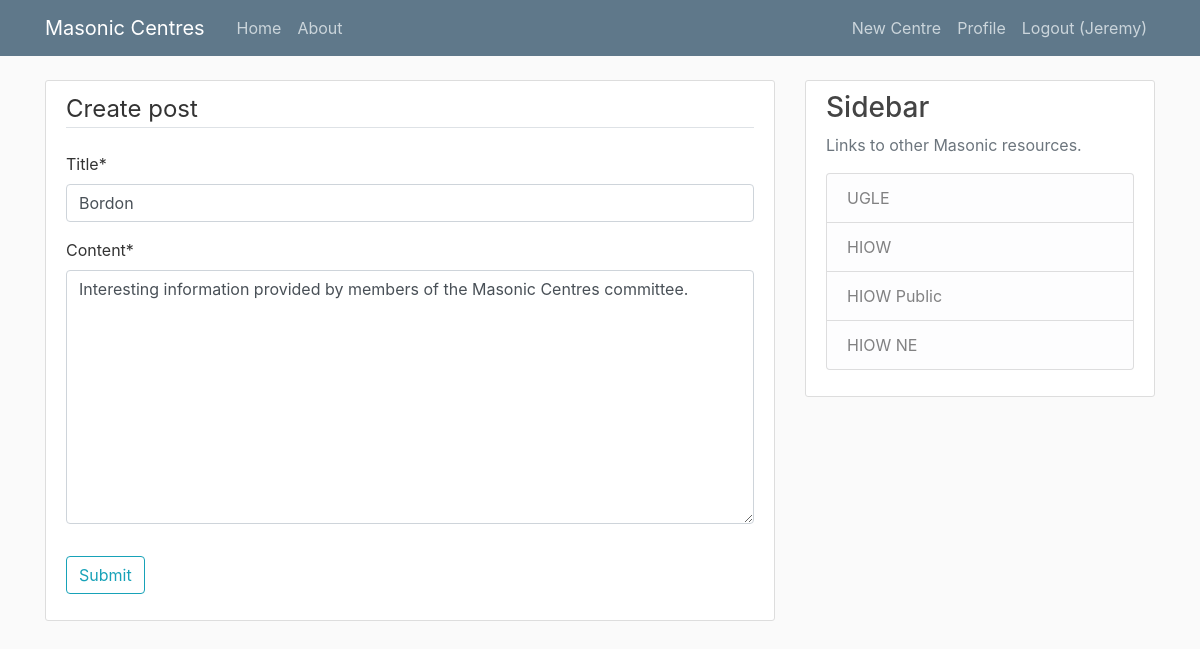
Page /post/2/update/ (signed in) on the committed database.
### blog/models.py (models this page shows, shortened)
class Post(models.Model):
    title = models.CharField(max_length=100)
    content = models.TextField()
    date_posted = models.DateTimeField(default=timezone.now)
    update_posted = models.DateTimeField(auto_now=True)
    author = models.ForeignKey(User, on_delete=models.CASCADE)

### blog/views.py (the view, shortened to what this page needs)
# urls.py: path('post/<int:pk>/update/', PostUpdateView.as_view(), name='post-update'),
class PostUpdateView(LoginRequiredMixin, UserPassesTestMixin, UpdateView):
    model = Post
    fields = ['title', 'content']
    def test_func(self):
        post = self.get_object()
        if self.request.user == post.author:
            return True
        return False

### blog/templates/blog/post_form.html (shortened to what this page needs)
{% extends "blog/base.html" %}
{% load crispy_forms_tags %}
{% block content %}
    <div class="content-section">
        <form method="POST">
            <fieldset class="form-group">
                <legend class="border-bottom mb-4">
                    Create post
                </legend>
                {{ form|crispy }}
            </fieldset>
            <div class="form-group">
                <button class="btn btn-outline-info" type="submit">Submit</button>
             </div>
        </form>
    </div>
{% endblock content %}

### blog/templates/blog/base.html (shortened to what this page needs)
{% load static %}
<!DOCTYPE html>
<html>
    <head>
        <link rel="stylesheet" href="https://maxcdn.bootstrapcdn.com/bootstrap/4.0.0/css/bootstrap.min.css">
        <link rel="stylesheet" type="text/css" href="{% static 'blog/main.css' %}">
    </head>
    <body>
        <header class="site-header">
            <nav class="navbar navbar-expand-md navbar-dark bg-steel fixed-top">
                <div class="container">
                    <a class="navbar-brand mr-4" href="{% url 'blog-home' %}">Masonic Centres</a>
                    <div class="collapse navbar-collapse" id="navbarToggle">
                        <div class="navbar-nav mr-auto">
                            <a class="nav-item nav-link" href="{% url 'blog-home' %}">Home</a>
                            <a class="nav-item nav-link" href="{% url 'blog-about' %}">About</a>
                        </div>
                        <div class="navbar-nav">
                            {% if user.is_authenticated %}
                                <a class="nav-item nav-link" href="{% url 'post-create' %}">New Centre</a>
                                <a class="nav-item nav-link" href="{% url 'profile' %}">Profile</a>
                                <a class="nav-item nav-link" href="{% url 'logout' %}">Logout ({{ user.username }})</a>
                            {% else %}
                                <a class="nav-item nav-link" href="{% url 'login' %}">Login</a>
                                <a class="nav-item nav-link" href="{% url 'register' %}">Register</a>
                            {% endif %}
                        </div>
                    </div>
                </div>
            </nav>
        </header>
        <main role="main" class="container">
            <div class="row">
                <div class="col-md-8">
                    {% block content %}{% endblock %}
                </div>
                <div class="col-md-4">
                    <div class="content-section">
                        <h3>Sidebar</h3>
                        <p class='text-muted'>Links to other Masonic resources.
                            <ul class="list-group">
                                <li class="list-group-item list-group-item-light">UGLE</li>
                                <li class="list-group-item list-group-item-light">HIOW</li>
                                <li class="list-group-item list-group-item-light">HIOW Public</li>
                                <li class="list-group-item list-group-item-light">HIOW NE</li>
                            </ul>
                        </p>
                    </div>
                </div>
            </div>
        </main>
    </body>
</html>

### blog/static/blog/main.css (style rules this page uses)
body { background: #fafafa; color: #333333; margin-top: 5rem; }
h1, h2, h3, h4, h5, h6 { color: #444444; }
ul { margin: 0; }
.bg-steel { background-color: #5f788a; }
.site-header .navbar-nav .nav-link { color: #cbd5db; }
.content-section { background: #ffffff; padding: 10px 20px; border: 1px solid #dddddd; border-radius: 3px; margin-bottom: 20px; }

### rows in the picture
Post: title "Bordon", content "Interesting information provided by members of the Masonic Centres committee."

### other values in the picture
{{ user.username }} "Jeremy"
